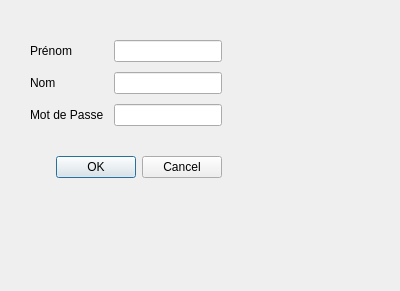
<?xml version="1.0" encoding="UTF-8"?>
<ui version="4.0">
 <class>createUserDialog</class>
 <widget class="QDialog" name="createUserDialog">
  <property name="geometry">
   <rect>
    <x>0</x>
    <y>0</y>
    <width>400</width>
    <height>291</height>
   </rect>
  </property>
  <property name="sizePolicy">
   <sizepolicy hsizetype="Expanding" vsizetype="Expanding">
    <horstretch>0</horstretch>
    <verstretch>0</verstretch>
   </sizepolicy>
  </property>
  <property name="windowTitle">
   <string>Dialog</string>
  </property>
  <widget class="QWidget" name="verticalLayoutWidget">
   <property name="geometry">
    <rect>
     <x>10</x>
     <y>20</y>
     <width>381</width>
     <height>220</height>
    </rect>
   </property>
   <layout class="QVBoxLayout" name="dialogLayout">
    <property name="spacing">
     <number>10</number>
    </property>
    <property name="sizeConstraint">
     <enum>QLayout::SetFixedSize</enum>
    </property>
    <property name="leftMargin">
     <number>20</number>
    </property>
    <property name="topMargin">
     <number>20</number>
    </property>
    <property name="rightMargin">
     <number>20</number>
    </property>
    <property name="bottomMargin">
     <number>20</number>
    </property>
    <item>
     <layout class="QHBoxLayout" name="horizontalLayout">
      <item>
       <widget class="QLabel" name="label">
        <property name="text">
         <string>Prénom</string>
        </property>
       </widget>
      </item>
      <item>
       <widget class="QLineEdit" name="prenomEdit">
        <property name="sizePolicy">
         <sizepolicy hsizetype="Fixed" vsizetype="Fixed">
          <horstretch>0</horstretch>
          <verstretch>0</verstretch>
         </sizepolicy>
        </property>
        <property name="minimumSize">
         <size>
          <width>0</width>
          <height>0</height>
         </size>
        </property>
        <property name="maxLength">
         <number>64</number>
        </property>
       </widget>
      </item>
     </layout>
    </item>
    <item>
     <layout class="QHBoxLayout" name="horizontalLayout_2">
      <item>
       <widget class="QLabel" name="label_2">
        <property name="text">
         <string>Nom</string>
        </property>
       </widget>
      </item>
      <item>
       <widget class="QLineEdit" name="nomEdit">
        <property name="sizePolicy">
         <sizepolicy hsizetype="Fixed" vsizetype="Fixed">
          <horstretch>0</horstretch>
          <verstretch>0</verstretch>
         </sizepolicy>
        </property>
        <property name="minimumSize">
         <size>
          <width>0</width>
          <height>0</height>
         </size>
        </property>
        <property name="maxLength">
         <number>64</number>
        </property>
       </widget>
      </item>
     </layout>
    </item>
    <item>
     <layout class="QHBoxLayout" name="horizontalLayout_3">
      <item>
       <widget class="QLabel" name="label_3">
        <property name="text">
         <string>Mot de Passe</string>
        </property>
       </widget>
      </item>
      <item>
       <widget class="QLineEdit" name="mdpEdit">
        <property name="sizePolicy">
         <sizepolicy hsizetype="Fixed" vsizetype="Fixed">
          <horstretch>0</horstretch>
          <verstretch>0</verstretch>
         </sizepolicy>
        </property>
       </widget>
      </item>
     </layout>
    </item>
    <item>
     <spacer name="verticalSpacer">
      <property name="orientation">
       <enum>Qt::Vertical</enum>
      </property>
      <property name="sizeType">
       <enum>QSizePolicy::Fixed</enum>
      </property>
      <property name="sizeHint" stdset="0">
       <size>
        <width>20</width>
        <height>20</height>
       </size>
      </property>
     </spacer>
    </item>
    <item>
     <widget class="QDialogButtonBox" name="buttonBox">
      <property name="orientation">
       <enum>Qt::Horizontal</enum>
      </property>
      <property name="standardButtons">
       <set>QDialogButtonBox::Cancel|QDialogButtonBox::Ok</set>
      </property>
     </widget>
    </item>
   </layout>
  </widget>
 </widget>
 <resources/>
 <connections>
  <connection>
   <sender>buttonBox</sender>
   <signal>accepted()</signal>
   <receiver>createUserDialog</receiver>
   <slot>accept()</slot>
   <hints>
    <hint type="sourcelabel">
     <x>248</x>
     <y>254</y>
    </hint>
    <hint type="destinationlabel">
     <x>157</x>
     <y>274</y>
    </hint>
   </hints>
  </connection>
  <connection>
   <sender>buttonBox</sender>
   <signal>rejected()</signal>
   <receiver>createUserDialog</receiver>
   <slot>reject()</slot>
   <hints>
    <hint type="sourcelabel">
     <x>316</x>
     <y>260</y>
    </hint>
    <hint type="destinationlabel">
     <x>286</x>
     <y>274</y>
    </hint>
   </hints>
  </connection>
 </connections>
</ui>
